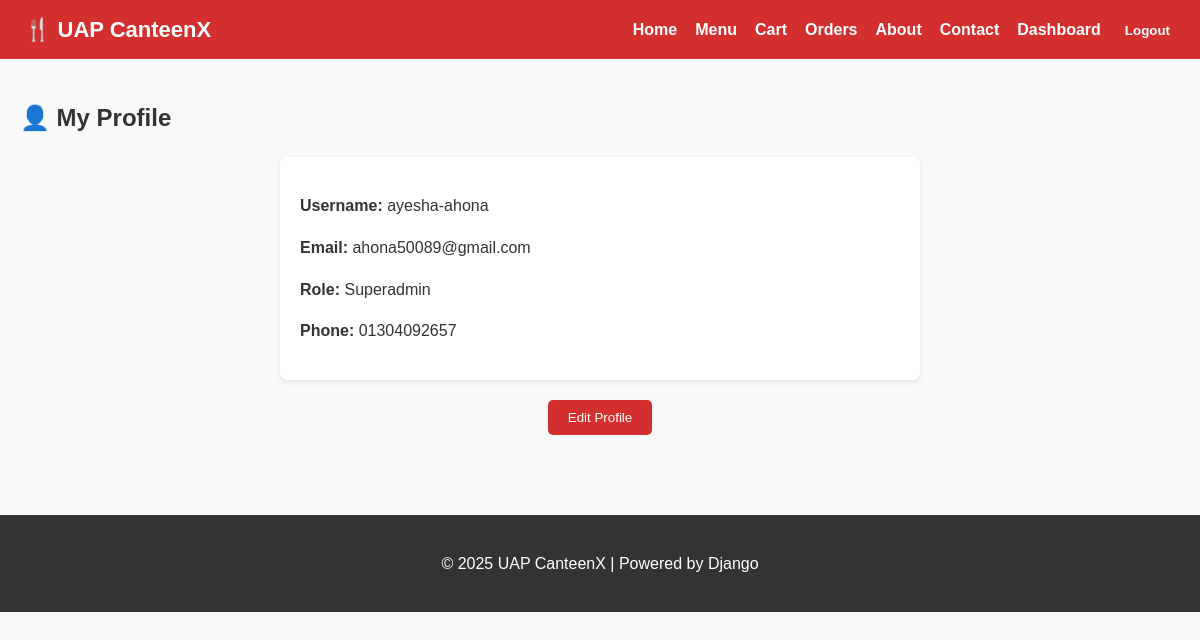
Before: /profile/ (signed in) with the older database file.
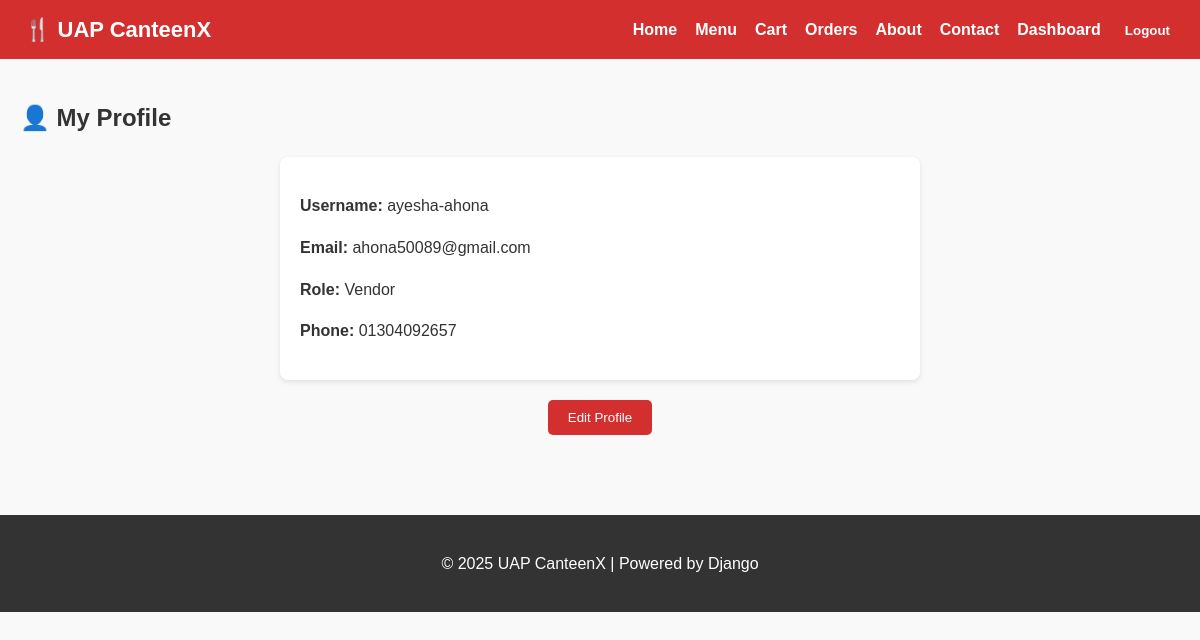
After: the same page with the newer database file.
### my_canteen/models.py (models this page shows, shortened)
class UserProfile(models.Model):
    ROLE_CHOICES = [
        ('admin', 'Admin / Manager'),
        ('student', 'Student'),
        ('faculty', 'Faculty'),
        ('staff', 'Staff'),
        ('guest', 'Visitor / Guest'),
        ('vendor', 'Vendor / Supplier'),
    ]
    user = models.OneToOneField(User, on_delete=models.CASCADE)
    role = models.CharField(max_length=20, choices=ROLE_CHOICES, default='guest')
    phone = models.CharField(max_length=15, blank=True, null=True)

### my_canteen/views.py (the view)
# urls.py: path('profile/', views.profile_page, name='profile'),
@login_required
def profile_page(request):
    profile = UserProfile.objects.get(user=request.user)
    return render(request, 'my_canteen/profile.html', {"profile": profile})

### my_canteen/context_processors.py (called while the page is built)
def cart_count(request):
    cart = request.session.get("cart", {})
    return {"cart_count": sum(cart.values())}

### my_canteen/templates/my_canteen/profile.html
{% extends "my_canteen/base.html" %}
{% block content %}
<h2>👤 My Profile</h2>
<div style="max-width:600px; margin:auto; background:#fff; padding:20px; border-radius:8px; box-shadow:0 2px 5px rgba(0,0,0,0.1);">
    <p><strong>Username:</strong> {{ profile.user.username }}</p>
    <p><strong>Email:</strong> {{ profile.user.email }}</p>
    <p><strong>Role:</strong> {{ profile.role|title }}</p>
    <p><strong>Phone:</strong> {{ profile.phone }}</p>
</div>
<div style="margin-top:20px; text-align:center;">
    <a href="{% url 'settings' %}">
        <button style="padding:10px 20px; background:#d32f2f; color:white; border:none; border-radius:5px; cursor:pointer;">
            Edit Profile
        </button>
    </a>
</div>
{% endblock %}

Changed rows visible on the page:
changed UserProfile "ayesha-ahona": role "Superadmin" → "Vendor"
